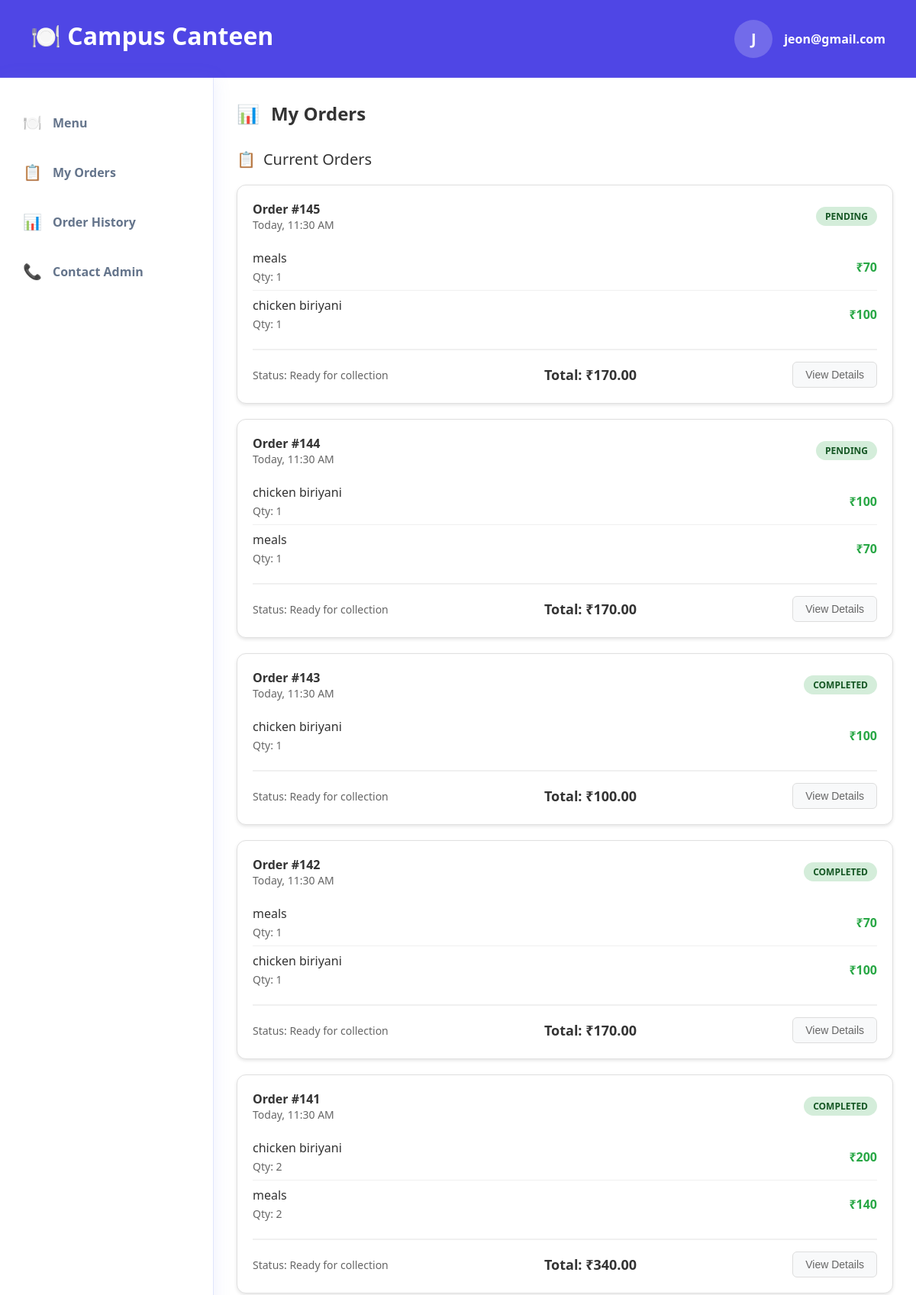
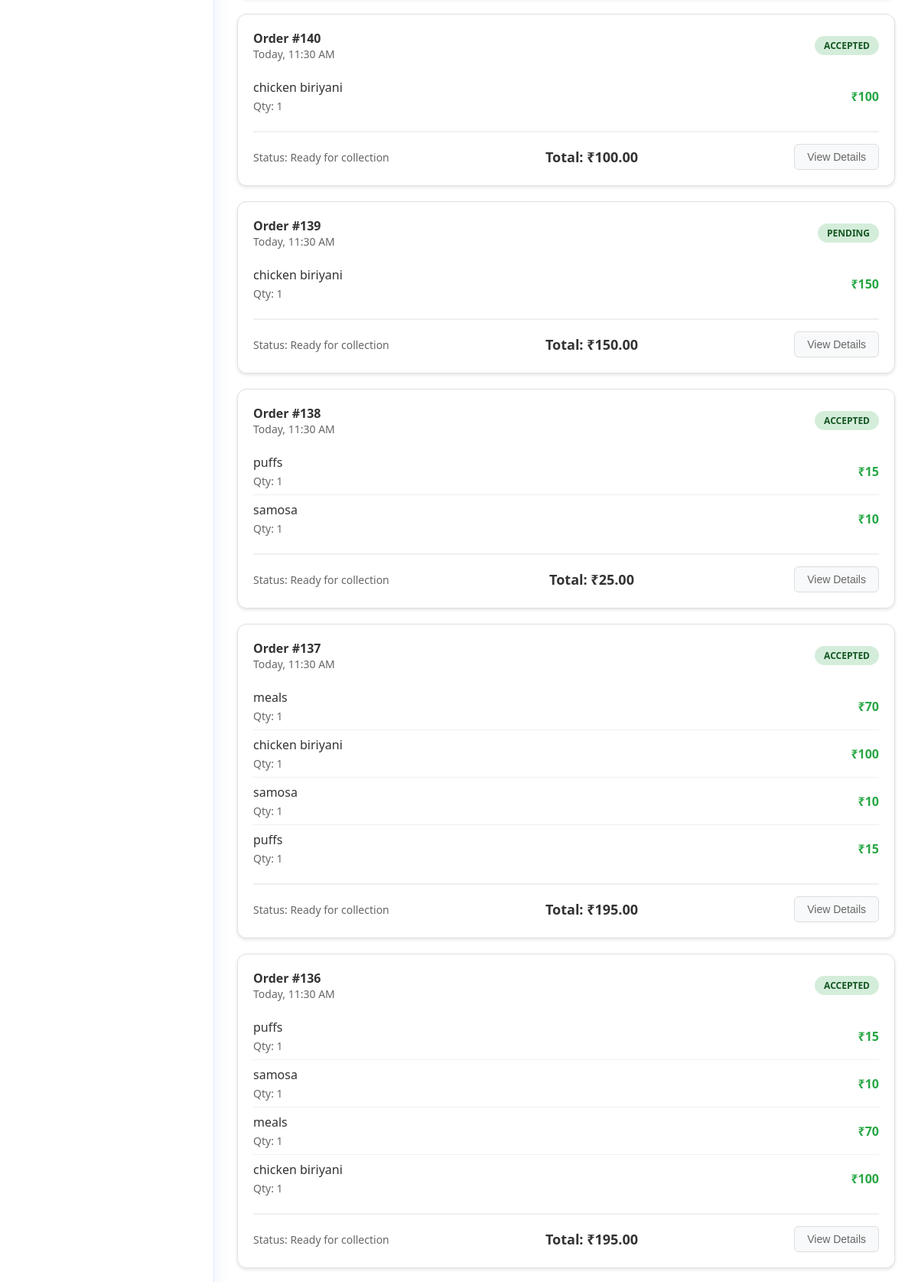
/public/students/my_orders (signed in, upper part), run on the app's committed database (2 pictures, top to bottom).
### tables this page shows
CREATE TABLE `order_items` (
  `id` int NOT NULL,
  `order_id` int NOT NULL,
  `item_id` int NOT NULL,
  `quantity` int DEFAULT NULL
);

CREATE TABLE `items` (
  `id` int NOT NULL,
  `name` varchar(50) DEFAULT NULL,
  `price` decimal(5,0) NOT NULL,
  `canteen_id` int DEFAULT NULL,
  `image_location` varchar(255) DEFAULT NULL,
  `status` enum('available','unavailable') NOT NULL DEFAULT 'available',
  `description` text NOT NULL,
  `category_id` int DEFAULT NULL
);

### app/core/App.php (called while the page is built, shortened)
<?php
class App
{
    private $method = 'index';
    private function splitURL()
    {
        $URL = $_GET['url'] ?? 'home';
        $URL = explode("/", trim($URL, "/"));
        return $URL;
    }
    public function loadController()
    {
        $URL = $this->splitURL();
        $filename = "../app/controllers/" . ucfirst($URL[0]) . ".php";
        if (file_exists($filename)) {
            unset($URL[0]);
        } else {
            $filename = "../app/controllers/_404.php";
            if (file_exists($filename)) {
                require $filename;
                $this->controller = "_404";
            }
        }
        $controller = new $this->controller();
        if (!empty($URL[1])) {
            if (method_exists($controller, $URL[1])) {
                $this->method = $URL[1];
                unset($URL[1]);
            }
        }
        call_user_func_array([$controller, $this->method], $URL);
    }
}

### public/index.php (called while the page is built, shortened)
<?php
require "../app/core/init.php";
$app = new App;
$app->loadController();

### app/core/init.php (called while the page is built, shortened)
<?php
spl_autoload_register(function ($classname) {
    $filename = "../app/models/" . ucfirst($classname) . ".php";
});
require 'Database.php';
require 'Model.php';
require 'App.php';

### app/core/Database.php (called while the page is built, shortened)
<?php
trait Database
{
    private function connect()
    {
        $string = "mysql:hostname=" . DBHOST . ";dbname=" . DBNAME;
        $con = new PDO($string, DBUSER, DBPASS);
        $con->setAttribute(PDO::ATTR_ERRMODE, PDO::ERRMODE_EXCEPTION);
        return $con;
    }
    public function query($query, $data = [], $returnInsertId = false)
    {
        $con = $this->connect();
        $stm = $con->prepare($query);
        $check  = $stm->execute($data);
        if ($check) {
            $result = $stm->fetchAll(PDO::FETCH_OBJ);
            if (is_array($result) && count($result)) {
                return $result;
            }
        }
        return false;
    }
}

### app/core/Model.php (called while the page is built, shortened)
<?php
trait Model
{
    protected $order_type = "desc";
    protected $order_column = "id";
    public function where($data, $data_not = [], $limit = '', $custom = '', $order_by = '', $order_type = '')
    {
        $keys = array_keys($data);
        $query = "select * from $this->table where ";
        foreach ($keys as $key) {
            $query .= $key . " = :" . $key . " AND ";
        }
        $query = trim($query, " AND ");
        $query .= " order by $this->order_column $this->order_type ";
        $data = array_merge($data, $data_not);
        return $this->query($query, $data);
    }
    public function join($joins = [], $where = [], $selectColumns = '*', $order_type = '', $order_by = '', $limit = '')
    {
        $query = "SELECT {$selectColumns} FROM {$this->table} ";
        foreach ($joins as $table => $onCondition) {
            $query .= "JOIN {$table} ON {$onCondition} ";
        }
        if (!empty($where)) {
            $query .= "WHERE ";
            foreach ($where as $condition => $value) {
                if (preg_match('/(.+)\s(>=|<=|<>|!=|=|>|<|LIKE)$/i', $condition, $matches)) {
                    $column = $matches[1];
                    $operator = $matches[2];
                } else {
                    $column = $condition;
                    $operator = '=';
                }
                $placeholder = str_replace(['.', ' '], '_', $column);
                $query .= "$column $operator :$placeholder AND ";
                $where[$placeholder] = $value;
                unset($where[$condition]);
            }
            $query = rtrim($query, ' AND ');
        }
        $query .= " ORDER BY {$this->order_column} {$this->order_type}";
        return $this->query($query, $where);
    }
}

### app/views/students/my_orders.view.php (the view, shortened to what this page needs)
<!DOCTYPE html>
<html lang="en">
<head>
    <link rel="stylesheet" href="<?= ROOT ?>assets/css/student-general.css">
    <link rel="stylesheet" href="<?= ROOT ?>assets/css/my-orders.css">
    <link rel="stylesheet" href="<?= ROOT ?>assets/css/add-item.css">
</head>
<body>
    <?php require 'header.view.php' ?>
    <div class="container">
        <?php
        require 'sidebar.view.php';
        ?>
        <div class="main-content">
            <div class="page-header">
                <h2>My Orders</h2>
            </div>
            <div class="orders-section">
                <div class="section-title">Current Orders</div>
                <?php if (!empty($orders)): ?>
                    <?php foreach ($orders as $order_id => $items): ?>
                        <div class="order-card">
                            <div class="order-header">
                                <div>
                                    <div class="order-id">Order #<?= $order_id ?></div>
                                    <div class="order-time">Today, 11:30 AM</div>
                                </div>
                                <div class="order-status status-ready"><?= $order[$order_id]['status'] ?> </div>
                            </div>
                            <div class="order-items">
                                <?php foreach ($items as $item): ?>
                                    <div class="order-item">
                                        <div class="item-details">
                                            <div class="item-name"><?= $item->name ?></div>
                                            <div class="item-specs">Qty: <?= $item->quantity ?> </div>
                                        </div>
                                        <div class="item-price">₹<?= $item->price * $item->quantity ?></div>
                                    </div>
                                <?php endforeach; ?>
                            </div>
                            <div class="order-footer">
                                <div class="order-info">
                                    <div>Status: Ready for collection</div>
                                </div>
                                <div class="order-total">Total: ₹<?= $order[$order_id]['total'] ?></div>
                                <div class="order-actions">
                                    <button data-modal-target="#order-details-modal" class="btn btn-secondary">View Details</button>
                                </div>
                            </div>
                        </div>
                    <?php endforeach; ?>
                <?php endif; ?>
            </div>
        </div>
    </div>
</body>
</html>

### public/assets/css/student-general.css (style rules this page uses)
* { margin: 0; padding: 0; box-sizing: border-box; }
body { font-family: "Segoe UI", Tahoma, Geneva, Verdana, sans-serif; min-height: 100vh; color: #333; overflow-x: hidden; }
.container { display: flex; margin: 0 auto; background-color: white; min-height: calc(100vh - 80px); }
.main-content { flex: 1; padding: 30px; }
.page-header { display: flex; align-items: center; gap: 15px; margin-bottom: 30px; }
.page-header h2 { font-size: 24px; color: #333; }
.page-header::before { content: "📊"; font-size: 24px; }
.section-title { font-size: 20px; color: #333; margin-bottom: 20px; display: flex; align-items: center; gap: 10px; }
.section-title::before { content: "📋"; font-size: 20px; }
.order-card { background-color: #fff; border: 1px solid #e0e0e0; border-radius: 12px; padding: 20px; margin-bottom: 20px; box-shadow: 0 2px 4px rgba(0, 0, 0, 0.1); transition: transform 0.2s ease, box-shadow 0.2s ease; }
.order-header { display: flex; justify-content: space-between; align-items: center; margin-bottom: 15px; }
.order-id { font-weight: bold; color: #333; font-size: 16px; }
.order-status { padding: 4px 12px; border-radius: 16px; font-size: 12px; font-weight: bold; text-transform: uppercase; }
.order-items { margin-bottom: 15px; }
.order-item { display: flex; justify-content: space-between; align-items: center; padding: 8px 0; border-bottom: 1px solid #f0f0f0; }
.order-item:last-child { border-bottom: none; }
.item-details { flex: 1; }
.item-name { font-weight: 500; color: #333; margin-bottom: 4px; }
.item-specs { font-size: 14px; color: #666; }
.item-price { font-weight: bold; color: #28a745; font-size: 16px; }
.order-footer { display: flex; justify-content: space-between; align-items: center; padding-top: 15px; border-top: 2px solid #f0f0f0; }
.order-info { font-size: 14px; color: #666; }
.order-total { font-weight: bold; color: #333; font-size: 18px; }
.order-actions { display: flex; gap: 10px; }
.btn { padding: 8px 16px; border: none; border-radius: 6px; font-size: 14px; cursor: pointer; transition: all 0.3s ease; }
.btn-secondary { background-color: #f8f9fa; color: #666; border: 1px solid #ddd; }

### public/assets/css/my-orders.css (style rules this page uses)
.orders-section { background-color: white; }
.order-time { color: #666; font-size: 14px; }
.status-ready { background-color: #d4edda; color: #155724; }

### public/assets/css/add-item.css (style rules this page uses)
*, *::after, *::before { box-sizing: border-box; }

### data on the page
order_items: item.name "meals", quantity "1", $item->price*$item->quantity "70"
order_items: item.name "chicken biriyani", quantity "1", $item->price*$item->quantity "100"
order_items: item.name "chicken biriyani", quantity "1", $item->price*$item->quantity "100"
order_items: item.name "meals", quantity "1", $item->price*$item->quantity "70"
order_items: item.name "chicken biriyani", quantity "1", $item->price*$item->quantity "100"
order_items: item.name "meals", quantity "1", $item->price*$item->quantity "70"
order_items: item.name "chicken biriyani", quantity "1", $item->price*$item->quantity "100"
order_items: item.name "chicken biriyani", quantity "2", $item->price * $item->quantity "200"
order_items: item.name "meals", quantity "2", $item->price * $item->quantity "140"
order_items: item.name "chicken biriyani", quantity "1", $item->price*$item->quantity "100"
order_items: item.name "chicken biriyani", quantity "1", $item->price*$item->quantity "150"
order_items: item.name "puffs", quantity "1", $item->price*$item->quantity "15"
order_items: item.name "samosa", quantity "1", $item->price*$item->quantity "10"
order_items: item.name "meals", quantity "1", $item->price*$item->quantity "70"
order_items: item.name "chicken biriyani", quantity "1", $item->price*$item->quantity "100"
order_items: item.name "samosa", quantity "1", $item->price*$item->quantity "10"
order_items: item.name "puffs", quantity "1", $item->price*$item->quantity "15"
order_items: item.name "puffs", quantity "1", $item->price*$item->quantity "15"
order_items: item.name "samosa", quantity "1", $item->price*$item->quantity "10"
order_items: item.name "meals", quantity "1", $item->price*$item->quantity "70"
order_items: item.name "chicken biriyani", quantity "1", $item->price*$item->quantity "100"

### other printed values
$_SESSION['STUDENT']->email[0] "J"
$_SESSION['STUDENT']->email "jeon@gmail.com"
$order_id "145"
$order[$order_id]['status'] "PENDING"
$order[$order_id]['total'] "170.00"
$order_id "144"
$order_id "143"
$order[$order_id]['status'] "COMPLETED"
$order[$order_id]['total'] "100.00"
$order_id "142"
$order_id "141"
$order[$order_id]['total'] "340.00"
$order_id "140"
$order[$order_id]['status'] "ACCEPTED"
$order_id "139"
